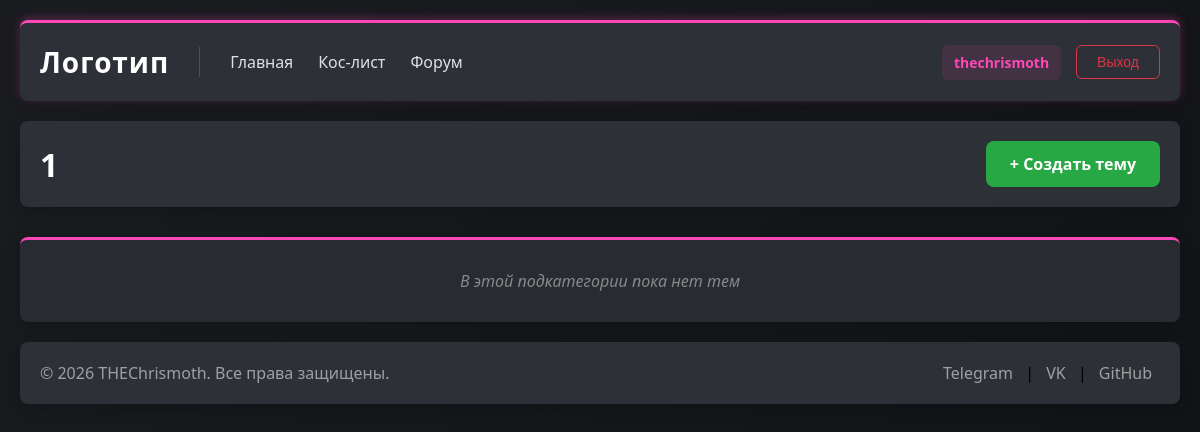
Page /subcategory/1/ (signed in) on the earlier database version.
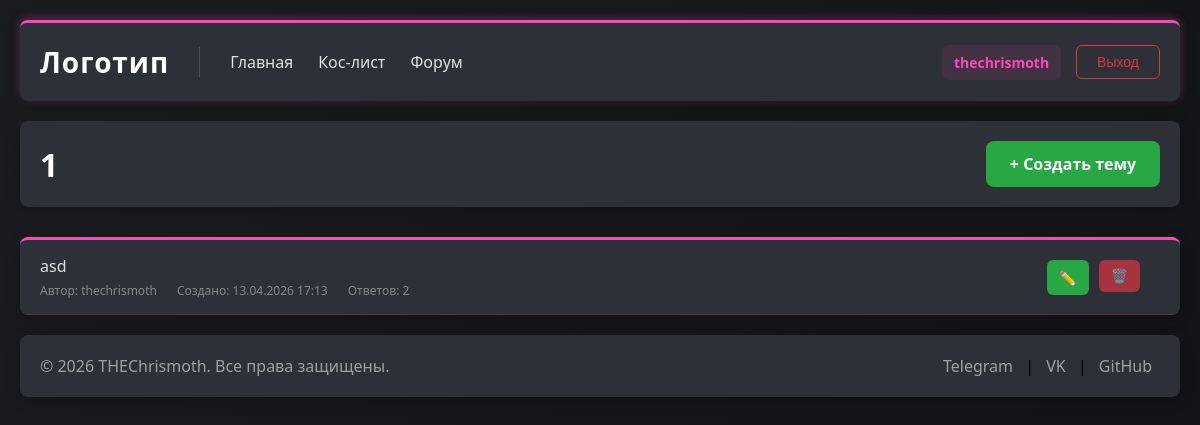
Same page on the later database version.
### forum/models.py (models this page shows, shortened)
class Topic(models.Model):
    title = models.CharField('Название темы', max_length=100)
    slug = models.SlugField(unique=True, blank=True)
    author = models.ForeignKey(User, on_delete=models.CASCADE, related_name='topics')
    created_at = models.DateTimeField(auto_now_add=True)
    updated_at = models.DateTimeField(auto_now=True)
    subcategory = models.ForeignKey(
        SubCategory,
        on_delete=models.CASCADE,
        related_name='topics',
        verbose_name='Подкатегории'
    )
    class Meta:
        ordering = ['-updated_at']
        verbose_name = 'Тему'
        verbose_name_plural = 'Темы'

### forum/views.py (the view)
# urls.py: path('subcategory/<slug:slug>/', views.subcategory_detail, name='subcategory_detail'),
def subcategory_detail(request, slug):
    subcategory = get_object_or_404(SubCategory, slug=slug)
    if not subcategory.is_visible_to_user(request.user):
        raise PermissionDenied("У вас нет доступа к этой подкатегории")
    context = {'subcategory': subcategory}
    return render(request, 'forum/subcategory_detail.html', context)

### forum/models.py (called while the page is built, shortened)
    def is_visible_to_user(self, user):
        if user.is_superuser:
            return True

    def is_visible_to_user(self, user):
        if not self.category.is_visible_to_user(user):
            return False
        if user.is_superuser:
            return True

### templates/forum/subcategory_detail.html (shortened to what this page needs)
{% extends 'base.html' %}
{% load static %}
{% block extra_css %}
    <link rel="stylesheet" href="{% static 'forum/css/subcategory.css' %}">
{% endblock %}
{% block content %}
<div class="subcategory-forum-container">
    <div class="subcategory-header">
        <h1 class="subcategory-title-main">{{ subcategory.title }}</h1>
        <a href="{% url 'topic_create' slug=subcategory.slug %}" class="btn-create-topic">+ Создать тему</a>
    </div>
    <div class="topics-block">
        <div class="topics-container">
            {% if subcategory.topics.all %}
                <ul class="topics-list">
                    {% for topic in subcategory.topics.all %}
                        <li class="topic-list-item">
                            <a href="{% url 'topic_detail' slug=topic.slug %}" class="topic-card">
                                <div class="topic-info">
                                    <span class="topic-title">{{ topic.title }}</span>
                                    <div class="topic-meta">
                                        <span>Автор: {{ topic.author.username }}</span>
                                        <span>Создано: {{ topic.created_at|date:"d.m.Y H:i" }}</span>
                                        <span>Ответов: {{ topic.posts.count }}</span>
                                    </div>
                                </div>
                            </a>
                            {% if user == topic.author or user.is_superuser %}
                                <div class="topic-actions">
                                    <a href="{% url 'topic_edit' slug=topic.slug %}" class="btn-edit-topic-list" title="Редактировать тему">✏️</a>
                                    <form method="post" action="{% url 'topic_delete' slug=topic.slug %}" class="topic-delete-form">
                                        <button type="submit" class="btn-delete-topic-list" title="Удалить тему">🗑️</button>
                                    </form>
                                </div>
                            {% endif %}
                        </li>
                    {% endfor %}
                </ul>
            {% else %}
                <div class="no-topics">
                    В этой подкатегории пока нет тем
                </div>
            {% endif %}
        </div>
    </div>
</div>
{% endblock %}

Differences in the rows shown:
added Topic: title "asd", author.username "thechrismoth", created_at "13.04.2026 17:13", posts.count "2"
Other differences:
text no longer shown: "В этой подкатегории пока нет тем"
